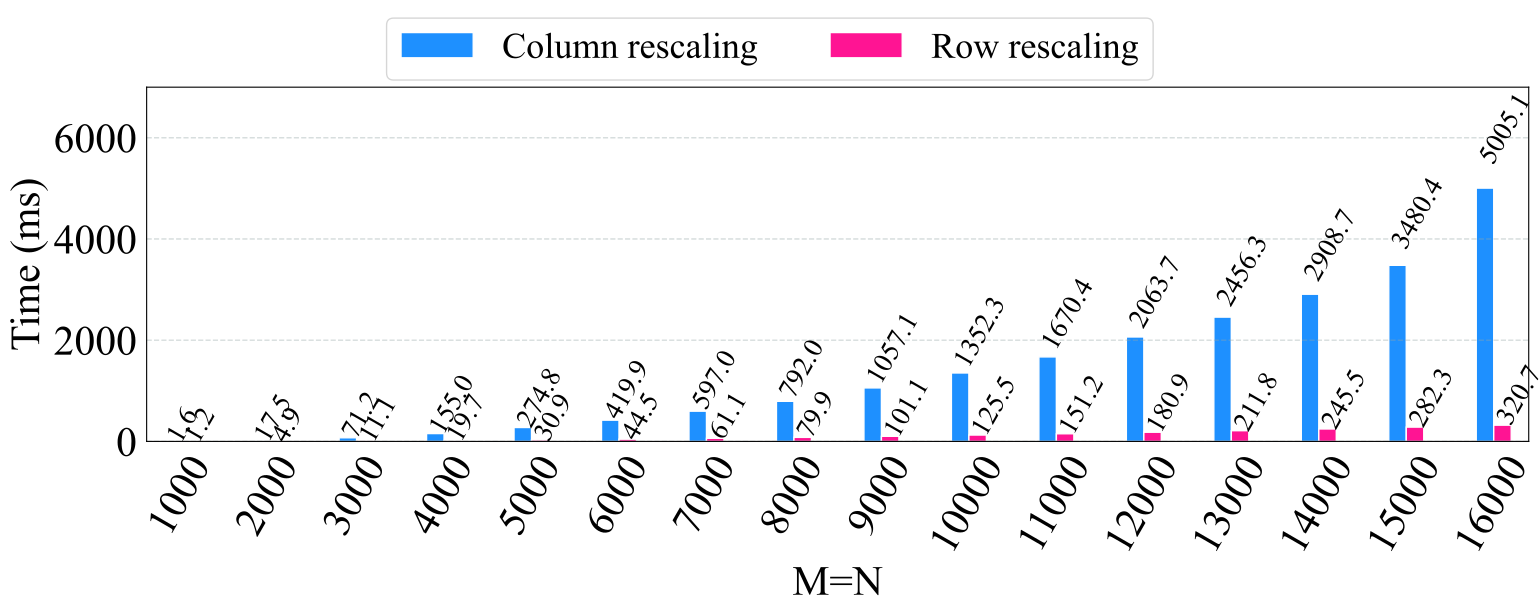

Python code for this plot:
import numpy as np
from matplotlib import pyplot as plt
from pylab import *

plt.rc('font', family='Times New Roman', size=30)

def autolabel(rects,Num=1.1,rotation1=60,NN=1):
	for rect in rects:
		height = rect.get_height()
		plt.text(rect.get_x()-0.1+rect.get_width()/2., Num*height, '%s' % float(height*NN),rotation=60, fontsize=20)

def draw_Histogram():

	fig = plt.figure(figsize=(16,6))

	bx = fig.add_subplot(1,1,1)
	x = [1,2,3,4,5,6,7,8,9,10,11,12,13,14,15,16]
	Y1 = [1.6, 17.5, 71.2, 154.985000, 274.758000, 419.859000, 597.037000, 792.007000, 1057.074000, 1352.325000, 1670.358000, 2063.701000, 2456.290000, 2908.714000, 3480.444000, 5005.144000,]
	Y2 = [1.2, 4.9, 11.1, 19.7, 30.9, 44.5, 61.1, 79.9, 101.1, 125.5, 151.156000, 180.887000, 211.828000, 245.496000, 282.349000, 320.720000,]
	for num in range (0,len(Y1)):
		Y1[num]=round(Y1[num],1)
	for num in range (0,len(Y2)):
		Y2[num]=round(Y2[num],1)
	index = np.arange(16)+1  
	bar_width = 0.2
	opacity = 1.0
	rec1 = plt.bar(index-bar_width*0.5,Y1,bar_width,alpha=opacity,facecolor = 'dodgerblue',edgecolor = 'white',label='Column rescaling')
	rec2 = plt.bar(index+bar_width*0.5,Y2,bar_width,alpha=opacity,facecolor = 'deeppink',edgecolor = 'white',label='Row rescaling')
	autolabel(rec1)
	autolabel(rec2)	
	plt.ylim(0,7000)
	plt.xlim(0.6,16.4)
	plt.xticks(x ,['1000','2000','3000','4000','5000','6000','7000','8000','9000','10000','11000','12000','13000','14000','15000','16000'],rotation=60) 
	bx.tick_params(left=False, bottom=False)
	plt.grid(color='#95a5a6',linestyle='--', linewidth=1 ,axis='y',alpha=0.4)
	plt.xlabel('M=N')  
	plt.ylabel('Time (ms)') 

	lines, labels = fig.axes[-1].get_legend_handles_labels()	
	fig.legend(lines, labels, loc = 'upper center', ncol = 6, fontsize=26)
	plt.show()

draw_Histogram()
